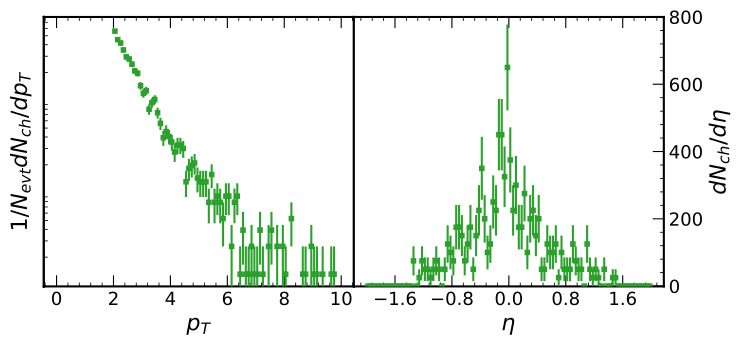

Recreate this plot in Python.
import numpy as np
import ROOT
import pickle #import 2.76 data
import matplotlib.ticker as plticker
import matplotlib.pyplot as plt

import scipy
from scipy import interpolate

import sys
sys.path.append("JPyPlotRatio");
#sys.path.append("/home/jasper/Asiakirjat/projects/JPyPlotRatio");


import JPyPlotRatio

f = ROOT.TFile("AnalysisResults.root","read")

dataTypePlotParams = [
        {'plotType':'data','color':'C2','fmt':'s','xshift':0.0,'markersize':3.0},
        
]

# define panel/xaxis limits/titles
ny = 1;
nx = 2;
xlimits = [(0.,60.)];
ylimits = [(-2.7*1e-7,3.4*1e-7),(-1,800)];
xtitle = ["$p_{T}$","$\\eta$"];
ytitle = ["$1/N_{evt} dN_{ch}/dp_T$","$dN_{ch}/d\\eta$"];
Nevt = 7640.0;


plot = JPyPlotRatio.JPyPlotRatio(panels=(ny,nx),panelsize=(4,5),disableRatio=[0],
        panelPrivateScale=[1],
        panelPrivateRowBounds={1:ylimits[1]},
        legendPanel=0,legendLoc=(0.18,0.72),legendSize=7,ylabel=ytitle[0],ylabelRight=ytitle[1], xlabel={0:xtitle[0],1:xtitle[1]});


##plot.EnableLatex(True);

plot.GetAxes(1).yaxis.tick_right()

hist_pt = f.Get("twoparcorcombexample/hChargedPt")
hist_eta = f.Get("twoparcorcombexample/hDeltaEta")

hist_pt.Scale(1./Nevt,"width")
hist_eta.Scale(1.,"width")

p = plot.Add(0,hist_pt,**dataTypePlotParams[0]);
p = plot.Add(1,hist_eta,**dataTypePlotParams[0]);

plot.GetAxes(0).set_yscale("log")
for k,a in enumerate(plot.ax[:,0]):
        a.set_yscale("log");
        a.set_yticks([(10**i) for i in range(0,5)]);

plot.Plot();
plot.Save("figs/Inclusive.pdf");
